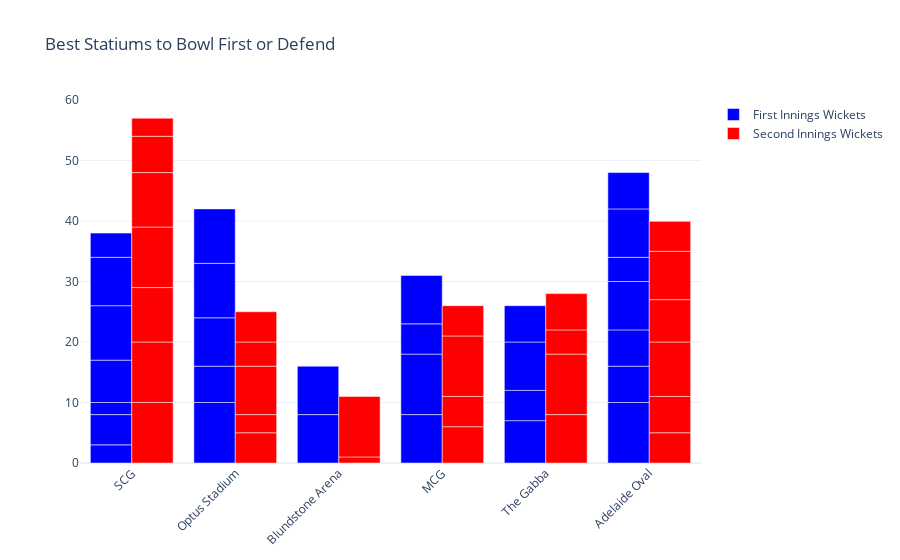

Notebook code cell kept with this figure:
### Markdown cell above
### SCG was the only stadium in the world cup that was best for batting first. Other stadiums didn’t make much difference while batting first or chasing.

### Code cell
#compare the number of wickets lost in the first innings and second innings in every stadium of the t20 world cup 2022:

fig = go.Figure()
fig.add_trace(go.Bar(
    x=data["venue"],
    y=data["first innings wickets"],
    name='First Innings Wickets',
    marker_color='blue'
))
fig.add_trace(go.Bar(
    x=data["venue"],
    y=data["second innings wickets"],
    name='Second Innings Wickets',
    marker_color='red'
))
fig.update_layout(barmode='group', 
                  xaxis_tickangle=-45, 
                  title="Best Statiums to Bowl First or Defend")
fig.show()

### Figure 1 — Plotly figure (JSON) as saved in the notebook; plotly's stock layout.template omitted (floating-point values rounded to 4 significant figures)
{"data": [{"marker": {"color": "blue"}, "name": "First Innings Wickets", "type": "bar", "x": ["SCG", "Optus Stadium", "Blundstone Arena", "MCG", "Blundstone Arena", "Optus Stadium", "MCG", "SCG", "SCG", "Optus Stadium", "SCG", "The Gabba", "Optus Stadium", "Optus Stadium", "The Gabba", "The Gabba", "The Gabba", "Adelaide Oval", "Adelaide Oval", "SCG", "Adelaide Oval", "Adelaide Oval", "SCG", "Adelaide Oval", "Adelaide Oval", "MCG", "SCG", "Adelaide Oval", "MCG"], "y": [3, 10, 8, 8, 8, 6, 10, 5, 2, 8, 7, 7, 9, 9, 5, 8, 6, 10, 6, 9, 6, 8, 8, 4, 8, 5, 4, 6, 8]}, {"marker": {"color": "red"}, "name": "Second Innings Wickets", "type": "bar", "x": ["SCG", "Optus Stadium", "Blundstone Arena", "MCG", "Blundstone Arena", "Optus Stadium", "MCG", "SCG", "SCG", "Optus Stadium", "SCG", "The Gabba", "Optus Stadium", "Optus Stadium", "The Gabba", "The Gabba", "The Gabba", "Adelaide Oval", "Adelaide Oval", "SCG", "Adelaide Oval", "Adelaide Oval", "SCG", "Adelaide Oval", "Adelaide Oval", "MCG", "SCG", "Adelaide Oval", "MCG"], "y": [10, 5, 1, 6, 10, 3, 5, 10, 9, 8, 10, 8, 4, 5, 10, 4, 6, 5, 6, 9, 9, 7, 6, 8, 5, 10, 3, 0, 5]}], "layout": {"barmode": "group", "title": {"text": "Best Statiums to Bowl First or Defend"}, "xaxis": {"tickangle": -45}}}
